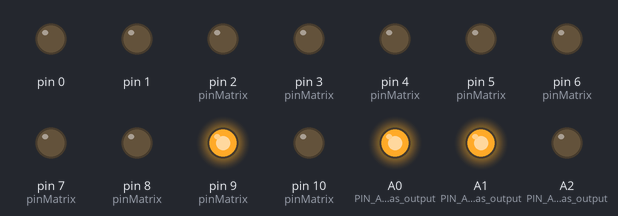
A sketch run on a simulated Arduino Uno, built with avr-gcc and run on an emulated ATmega328P. On the bench: output pins drawn as LEDs (lit = HIGH).

Above: at 0.1 s.
At 6.1 s:
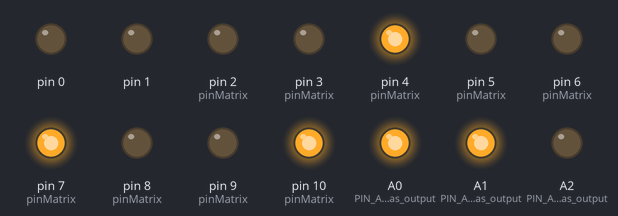
At 12.3 s:
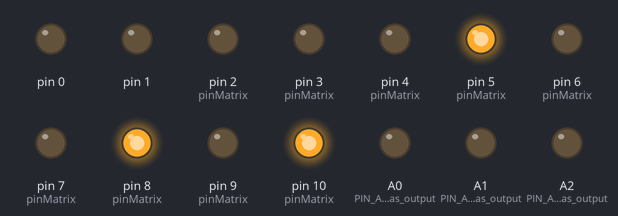
At 18.5 s:
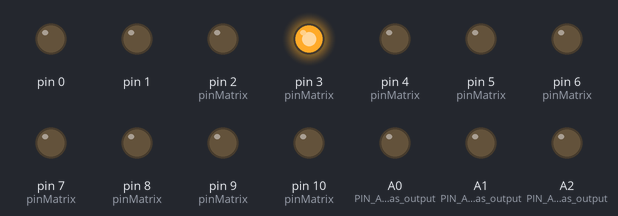
At 24.6 s:
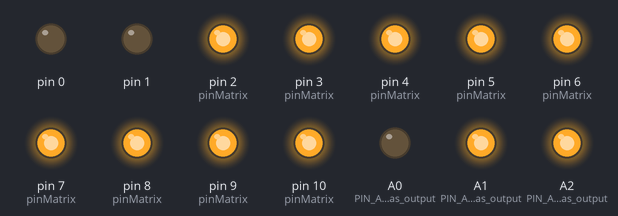
At 39.61 s:
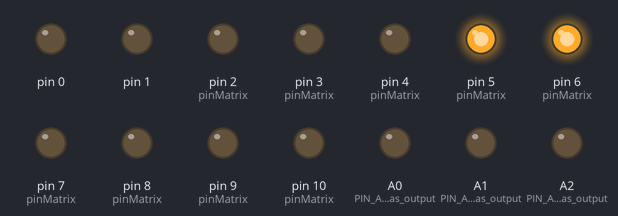
Timing chart, 0 to 40.0 s (numbered marks = the images above):
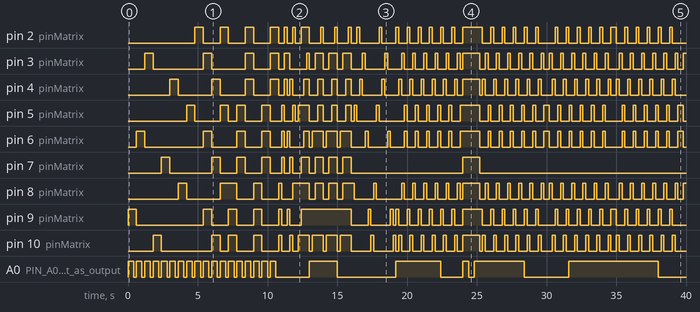

The sketch:

cubo_led.ino
```cpp
/*
 * Demo del modelo de cubo led.
 * by Guillermo Sampallo
 */
int pinMatrix[3][3]={
  { 9,6,3},
  { 10,7,4},
  { 8,5,2}
};

void setup() {
    for (int i=0;i<11;i++) {
        pinMode(i,OUTPUT);    // PINS0-10 are set as output
    }
    pinMode(A0,OUTPUT);    //PIN A0 set as output
    pinMode(A1,OUTPUT);   // PIN A1 set as output
    pinMode(A2,OUTPUT);   // PIN A2 set as output

    digitalWrite(A0,HIGH);    //pull up the A0 pin
    digitalWrite(A1,HIGH);   // pull up the A1 pin
    digitalWrite(A2,HIGH);   // pull up the A2 pin

}

void loop() {

  //iluminar secuencialmente cada uno
  apagar();
  for(int i=0;i<3;i++) {
    for(int j=0;j<3;j++) {
      for(int k=0;k<3;k++) {
        apagar();
        encender(k,i,j);
        delay(200);
      }
    }
  }
  apagar();

  //iluminar las caras

  for(int h=0;h<3;h++) {
    for(int i=0;i<3;i++) {
      apagar();
      for(int j=0;j<3;j++) {
        encender(i,h,j);
      }
      delay(200);
    }
  }

  for(int h=0;h<3;h++) {
    for(int i=0;i<3;i++) {
      apagar();
      for(int j=0;j<3;j++) {
        encender(i,j,h);
      }
      delay(200);
    }
  }

  for(int h=0;h<3;h++) {
    apagar();
    for(int i=0;i<3;i++) {


        encender(i,0,h);
        encender(i,1,h);
        encender(i,2,h);

      delay(200);
    }
  }

  for(int i=0;i<3;i++) {
    apagar();
    iluminarCara(i,true);
    delay(200);
  }

  for(int i=0;i<3;i++) {
    apagar();
    iluminarCara(i,false);
    delay(200);
  }

  //flecha
  apagar();
  iluminarColumna(8);
  delay(200);
  iluminarColumna(8);
  iluminarColumna(5);
  iluminarColumna(10);
  delay(200);
  iluminarColumna(9);
  iluminarColumna(7);
  iluminarColumna(2);
  delay(200);
  iluminarColumna(6);
  iluminarColumna(4);
  delay(200);
  iluminarColumna(3);
  delay(200);

  //flecha por cada piso
  apagar();
  for(int i=0;i<3;i++) { //nivel
    encender(i,0,0);
    delay(200);
    encender(i,0,1);
    encender(i,1,0);
    delay(200);
    encender(i,0,2);
    encender(i,2,0);
    encender(i,1,1);
    delay(200);
    encender(i,1,2);
    encender(i,2,1);
    delay(200);
    encender(i,2,2);
    delay(200);
    apagar();

  }

  //circulo de columnas
  int circuloColumnas[8] = { 8,5,2,4,3,6,9,10};
  for(int h=0;h<2;h++) {
    for(int i=0;i<8;i++) { //columnas
      apagar();
      iluminarColumna(circuloColumnas[i]);
      delay(200);
    }
  }

  //persecucion
  for(int i=0;i<3;i++) {
    perseguir(i);
  }

  //iluminar cada piso hacia arriba
  for(int i=0;i<3;i++) {
    apagar();
    piso(i);
    delay(200);
  }

  //iluminar cada piso hacia abajo
  for(int i=2;i>=0;i--) {
    piso(i);
    delay(200);
    apagar();
  }


  //persecucionFill hacia arriba
  for(int q=0;q<3;q++) {
    for(int i=0;i<3;i++) {
      perseguirFill(i,true);
    }

    for(int i=2;i>=0;i--) {
      perseguirFill(i,false);
    }
  }

}

void piso(int nivel) {
    for(int i=0;i<3;i++) {
      for(int j=0;j<3;j++) {
        encender(nivel,i,j);
      }
    }
}

void recorrido(int nivel) {
  int recorrer[][2] = {
    {0,0},
    {0,1},
    {0,2},
    {1,2},
    {2,2},
    {2,1},
    {2,0},
    {1,0}
  };
  for(int h=0;h<8;h++) {
   apagar();
   encender(nivel,recorrer[h][1],recorrer[h][0]);

   delay(200);
  }
}

void perseguir(int nivel) {
  int recorrer[][4] = {
    {0,0,2,2},
    {0,1,2,1},
    {0,2,2,0},
    {1,2,1,0},
    {2,2,0,0},
    {2,1,0,1},
    {2,0,0,2},
    {1,0,1,2}
  };
  for(int h=0;h<8;h++) {
   apagar();
   encender(nivel,recorrer[h][1],recorrer[h][0]);
   encender(nivel,recorrer[h][3],recorrer[h][2]);

   delay(200);
  }
}

void perseguirFill(int nivel,boolean sentido) {
  int recorrer[][4] = {
    {0,0,2,2},
    {0,1,2,1},
    {0,2,2,0},
    {1,2,1,0},
    {2,2,0,0},
    {2,1,0,1},
    {2,0,0,2},
    {1,0,1,2}
  };
  if(sentido) {
    for(int h=0;h<8;h++) {
     apagar();
     encender(nivel,recorrer[h][1],recorrer[h][0]);
     encender(nivel,recorrer[h][3],recorrer[h][2]);

     for(int i=nivel;i>=0;i--) {
       encender(i-1,recorrer[h][1],recorrer[h][0]);
       encender(i-1,recorrer[h][3],recorrer[h][2]);
     }

     delay(200);
    }
  } else {

    for(int h=7;h>=0;h--) {

     encender(nivel,recorrer[h][1],recorrer[h][0]);
     encender(nivel,recorrer[h][3],recorrer[h][2]);

     for(int i=nivel;i<3;i++) {
       encender(i-1,recorrer[h][1],recorrer[h][0]);
       encender(i-1,recorrer[h][3],recorrer[h][2]);
     }

     delay(200);
     apagar();
    }

  }
}

void iluminarCara(int cara,boolean frente) {
  for(int i=0;i<3;i++) {
    for(int j=0;j<3;j++) {
      if(frente) {
        encender(i,j,cara);
      } else {
        encender(i,cara,j);
      }
    }
  }
}

void iluminarColumna(int columna) {
  digitalWrite(A0,LOW);
  digitalWrite(A1,LOW);
  digitalWrite(A2,LOW);
  digitalWrite(columna,HIGH);
}

void encender(int nivel,int fila,int columna) {
  if(nivel == 0) {
    digitalWrite(A2,LOW);
  } else if(nivel == 1) {
    digitalWrite(A1,LOW);
  } else if(nivel == 2) {
    digitalWrite(A0,LOW);
  }

  //int pin = nivel [fila][columna];

  digitalWrite(pinMatrix [fila][columna],HIGH);
}

void apagar() {
  digitalWrite(A0,HIGH);
  digitalWrite(A1,HIGH);
  digitalWrite(A2,HIGH);

 for (int i=2;i<11;i++) {
    digitalWrite(i,LOW);
 }
}
```

Measured:
- by itself, pin 2 (pinMatrix): LOW → HIGH at 4.8 s, → LOW 0.60 s later, → HIGH 1.2 s later, → LOW 0.60 s later, … (70 changes in this stretch)
- by itself, pin 3 (pinMatrix): LOW → HIGH at 1.2 s, → LOW 0.60 s later, → HIGH 3.6 s later, → LOW 0.60 s later, … (73 changes in this stretch)
- by itself, pin 4 (pinMatrix): LOW → HIGH at 3.0 s, → LOW 0.60 s later, → HIGH 2.4 s later, → LOW 0.60 s later, … (74 changes in this stretch)
- by itself, pin 5 (pinMatrix): LOW → HIGH at 4.2 s, → LOW 0.60 s later, → HIGH 1.8 s later, → LOW 0.60 s later, … (70 changes in this stretch)
- by itself, pin 6 (pinMatrix): LOW → HIGH at 0.60 s, → LOW 0.60 s later, → HIGH 4.2 s later, → LOW 0.60 s later, … (70 changes in this stretch)
- by itself, pin 7 (pinMatrix): LOW → HIGH at 2.4 s, → LOW 0.60 s later, → HIGH 3.0 s later, → LOW 0.60 s later, … (22 changes in this stretch)
- by itself, pin 8 (pinMatrix): LOW → HIGH at 3.6 s, → LOW 0.60 s later, → HIGH 2.4 s later, → LOW 1.2 s later, … (69 changes in this stretch)
- by itself, pin 9 (pinMatrix): LOW → HIGH at 0.00 s, → LOW 0.60 s later, → HIGH 4.8 s later, → LOW 0.60 s later, … (64 changes in this stretch)
